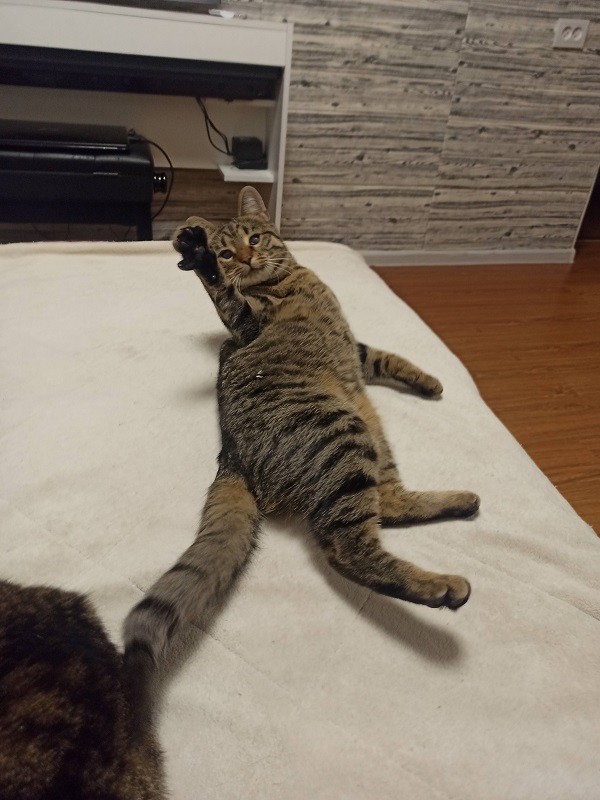
#> input picture dz_59_kozhemiakin_kostiantyn/cat.jpg, 600 x 800 px
$ jupyter execute dz_59_1_kozhemiakin_kostiantyn.ipynb   (older library calls are emulated)
#> lines starting #> are read from the running program, lines starting #| are printed output that depends on the picture; after the words box and inside, x2 and y2 are one past the last pixel; in counts of white or black regions, pixels touching at a corner belong together
[cell 1]
import cv2

img = cv2.imread('cat.jpg', cv2.IMREAD_GRAYSCALE)
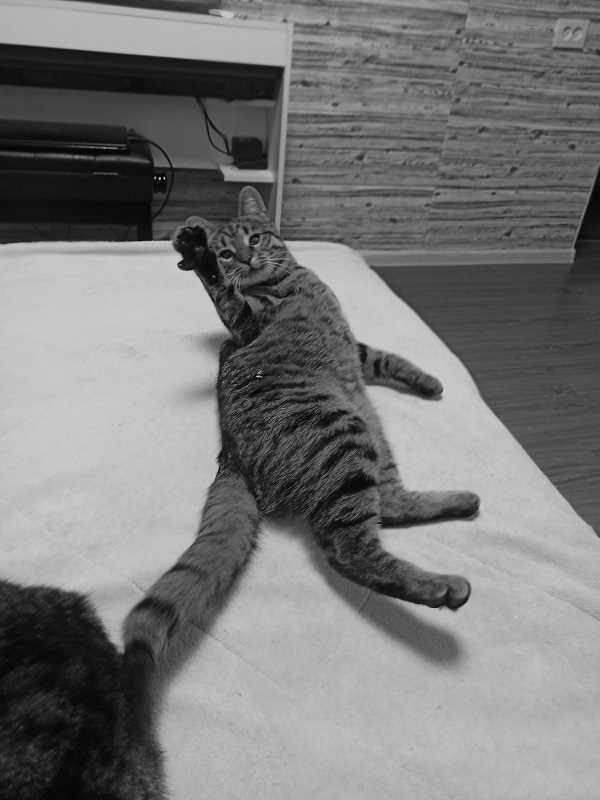
#> img: shape (800, 600); min 0, max 234, mean 120.9

sobelx = cv2.Sobel(img, cv2.CV_64F, 1, 0, ksize=5)
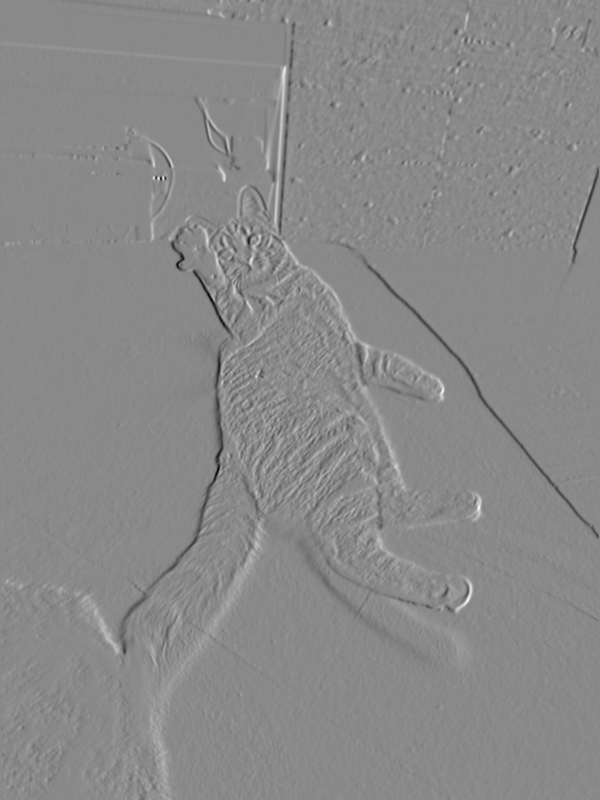
#> sobelx: shape (800, 600) float64; min -7400, max 6310, mean -0.1; drawn with min black and max white
sobely = cv2.Sobel(img, cv2.CV_64F, 0, 1, ksize=5)
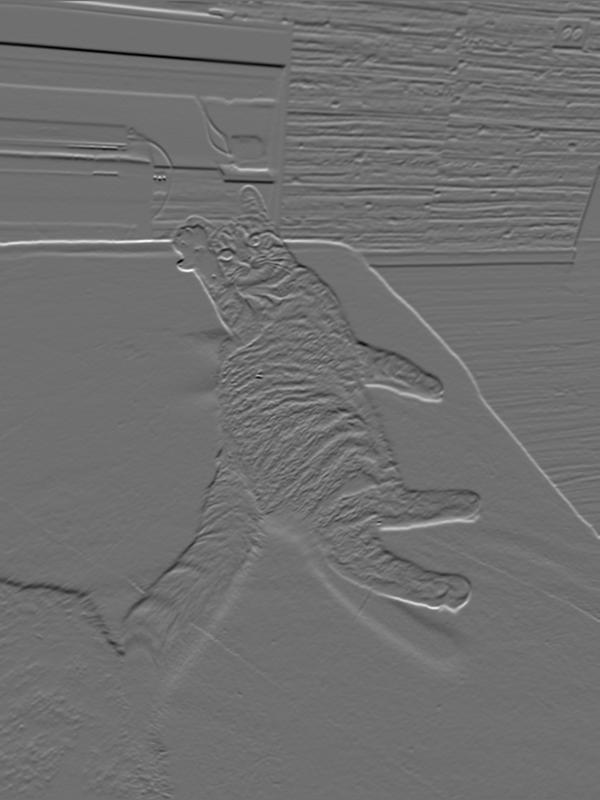
#> sobely: shape (800, 600) float64; min -6864, max 8784, mean 3.2; drawn with min black and max white
sobel = cv2.addWeighted(sobelx, 0.5, sobely, 0.5, 0)
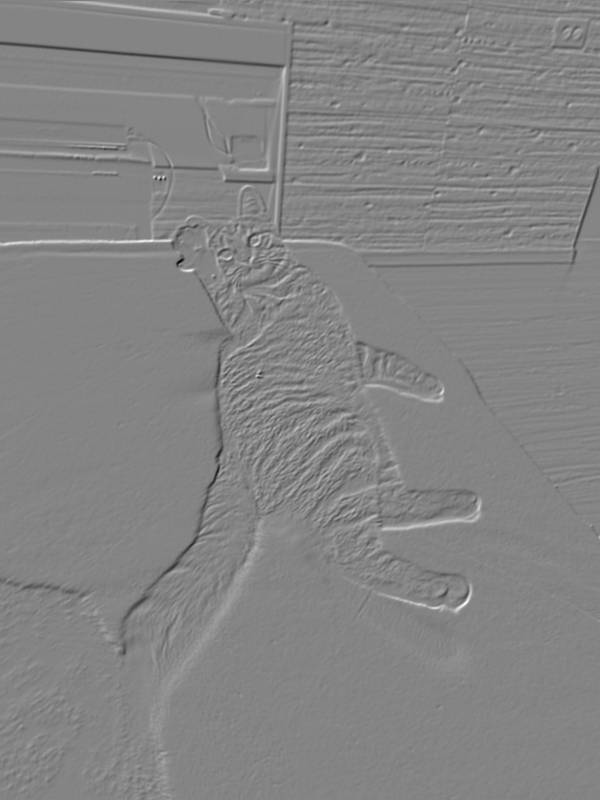
#> sobel: shape (800, 600) float64; min -5828, max 5394, mean 1.5; drawn with min black and max white
median = cv2.medianBlur(img, 5)
cv2.imshow('Original Image', img)
cv2.imshow('Sobel Filter', sobel)
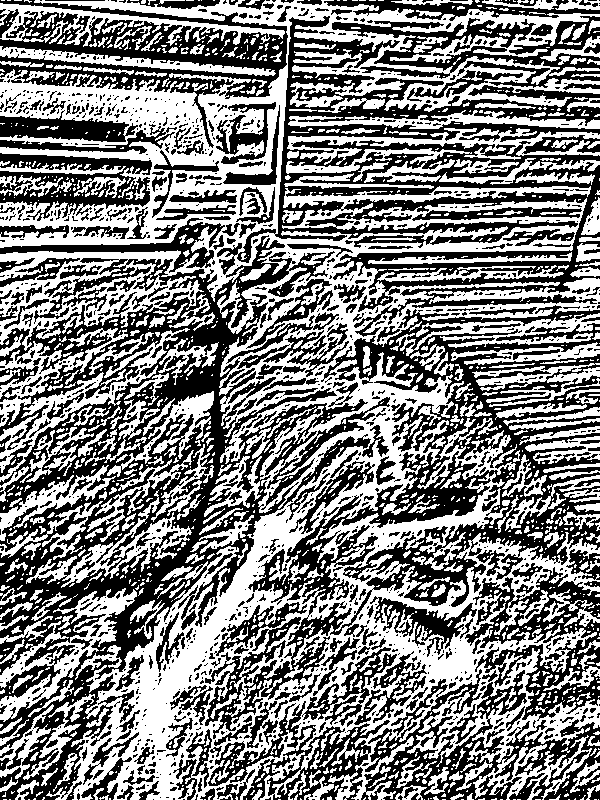
#> window 'Sobel Filter': shape (800, 600); 50.2% white; 1470 black regions (1128 under 20 px), largest, box (x1, y1, x2, y2) and area: (0, 235, 371, 800) 57831, (205, 305, 600, 739) 38540, (217, 16, 600, 337) 33607
cv2.imshow('Median Filter', median)
cv2.waitKey(0)
cv2.destroyAllWindows()
